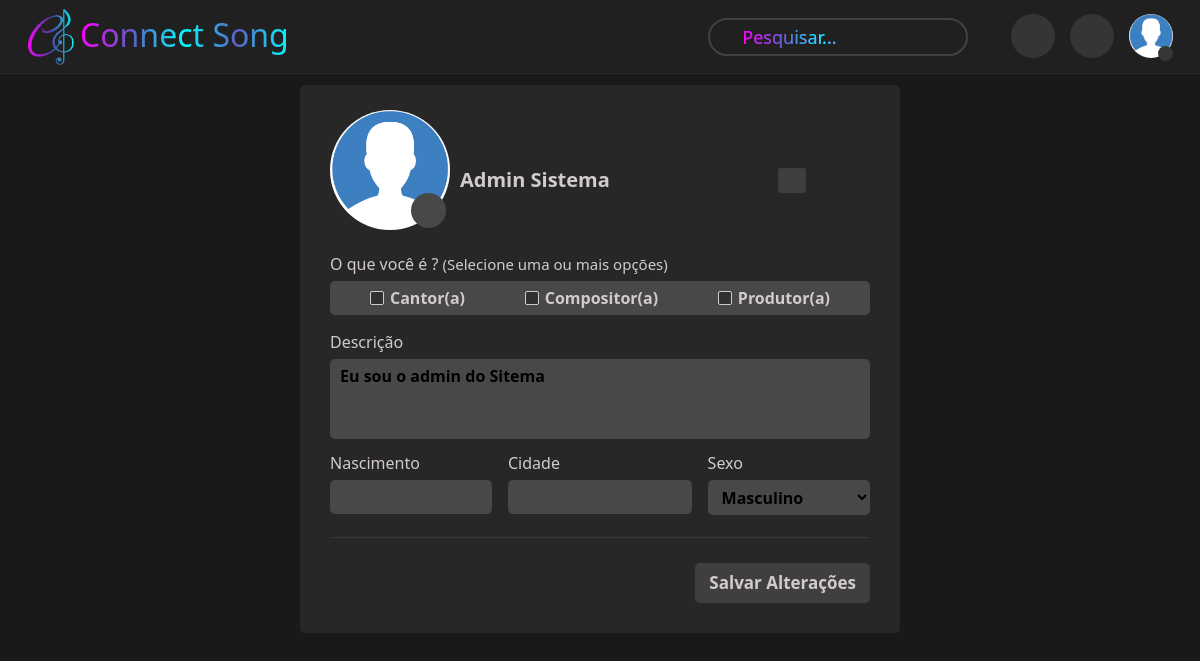
/perfil/editar (signed in), run on an earlier commit of the app's database.
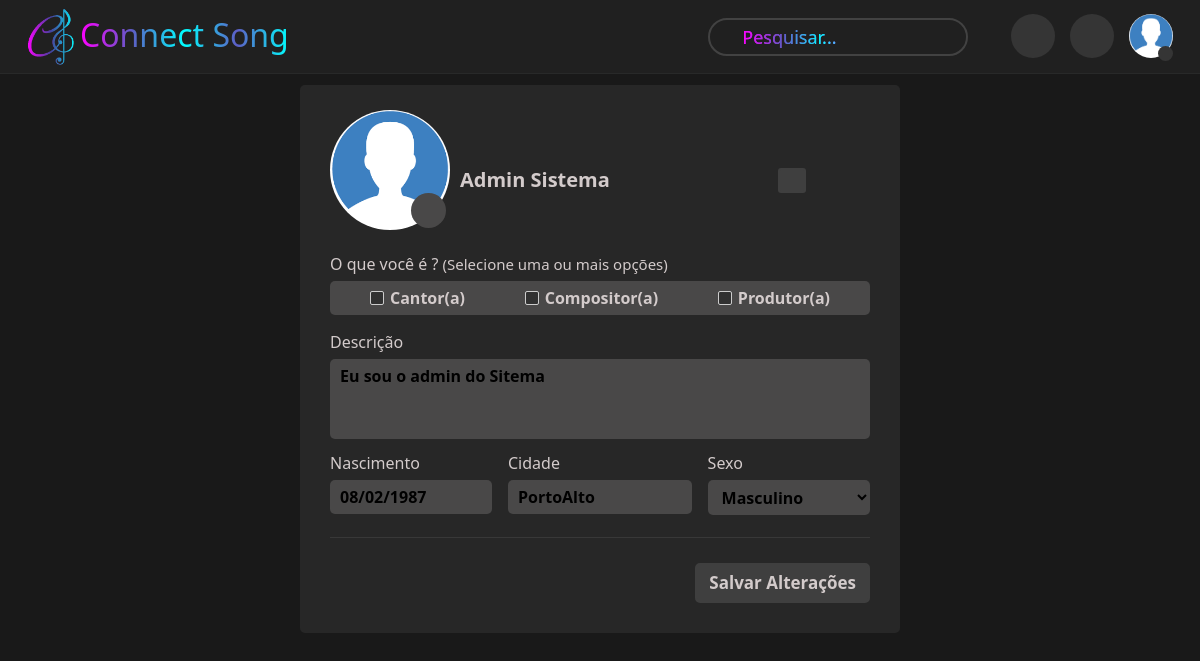
And on a later commit of the database.
### usuarios/models.py (models this page shows, shortened)
class Perfil(models.Model):
    usuario = models.OneToOneField(User, on_delete=models.CASCADE)
    foto_perfil = models.ImageField(upload_to='profile_images/', null=True, blank=True)
    foto_capa = models.ImageField(upload_to='cover_images/', null=True, blank=True)
    nome_completo = models.CharField(max_length=100, null=True, blank=True)
    atribuicao = models.CharField(max_length=255, null=True, blank=True)
    descricao = models.TextField(blank=True)
    data_nascimento = models.DateField(null=True, blank=True)
    sexo = models.CharField(max_length=1, choices=sexo_opcoes, null=True, blank=True)
    cidade = models.CharField(max_length=50, null=True, blank=True)
    def get_atribuicao_display(self):
        return self.atribuicao.split('/') if self.atribuicao else []

### usuarios/views.py (the view, shortened to what this page needs)
# urls.py: path('perfil/editar', PerfilUpdate.as_view(), name='editar-perfil'),
class PerfilUpdate(LoginRequiredMixin, UpdateView):
    login_url = reverse_lazy('login')
    template_name = 'usuarios/form_perfil.html'
    model = Perfil
    form_class = PerfilForm
    def get_object(self, queryset=None):
        if self.request.user.is_authenticated:
            return self.request.user.perfil
        return None
    def get_form(self, form_class=None):
        form = super().get_form(form_class)
        form.fields['atribuicao'].initial = [opcao[0:] for opcao in form.instance.get_atribuicao_display()]
        return form
    def get_context_data(self, *args, **kwargs):
        context = super().get_context_data(*args, **kwargs)
        user = self.request.user
        perfil = Perfil.objects.get(usuario=user)
        foto = {
            'foto': perfil.foto_perfil if perfil.foto_perfil else '',
        }
        context['foto'] = foto
        return context

### usuarios/forms.py
class PerfilForm(forms.ModelForm):
    atribuicao_opcoes = (('Cantor', 'Cantor'), ('Compositor', 'Compositor'), ('Produtor', 'Produtor'))
    atribuicao = forms.MultipleChoiceField(
        choices=(atribuicao_opcoes),  # Substitua com suas opções
        widget=forms.CheckboxSelectMultiple(attrs={'class': 'atribuicao-checkbox'}),
    )
    sexo = forms.ChoiceField(choices=(sexo_opcoes), initial=None)
    class Meta:
        model = Perfil
        fields = ['nome_completo', 'foto_perfil', 'atribuicao', 'descricao', 'data_nascimento', 'cidade', 'sexo']
        widgets = {
            'foto_perfil' :forms.ClearableFileInput(attrs={'class': 'foto'})
        }
    def __init__(self, *args, **kwargs):
        super().__init__(*args, **kwargs)
        self.fields['atribuicao'].choices = self.atribuicao_opcoes
        atribuicao_atual = self.instance.atribuicao.split('/') if self.instance.atribuicao else []
        self.fields['atribuicao'].initial = atribuicao_atual

### usuarios/templates/usuarios/form_perfil.html (shortened to what this page needs)
{% extends 'paginas/index.html' %}
{% load static %}
{% load crispy_forms_tags %}
{% block styles %}
    <link rel="stylesheet" href="{% static 'css/form-perfil.css' %}">
{% endblock %}
{% block content %}
<div class="form-container">
    <form action="" method="POST" enctype="multipart/form-data" id="form-perfil">
        <div id="foto_nome-box">
            <div class="input-field" id="input-foto">
                <label for="{{ form.foto_perfil.id_for_label }}" id="label-foto">
                    <img src="{% static 'img/perfil-generico.png' %}" alt="" id="imagem-perfil">
                    <div id="icone-box">
                        <i class="fa-solid fa-camera"></i>
                    </div>
                </label>
            </div>
            <div class="input-field" id="field-nome">
                {{form.nome_completo}}
                <label for="{{ form.nome_completo.id_for_label }}" id="label-nome" class="btn-default">
                    <i class="fa-solid fa-pencil"></i>
                </label>
            </div>
        </div>
        <div class="input-field" id="field-atribuicao">
            <label id="lbl-atribuicao">O que você é ? <span>(Selecione uma ou mais opções)</span></label>
            <div id="checkox-container">
                {% for checkbox_id, checkbox_label in form.fields.atribuicao.choices %}
                    <div class="checkbox">
                        <label class="label-select" for="{{ checkbox_id }}">
                            <i class="fa fa-check"></i> {{ checkbox_label }}(a)
                        </label>
                    </div>
                {% endfor %}
            </div>
        </div>
        <div class="input-field">
            <label for="{{ form.descricao.id_for_label }}">Descrição</label>
            {{form.descricao}}
        </div>
        <div class="input-group">
            <div class="input-field">
                <label for="{{ form.data_nascimento.id_for_label }}">Nascimento</label>
                {{form.data_nascimento}}
            </div>
            <div class="input-field" id="input-cidade">
                <label for="{{ form.cidade.id_for_label }}">Cidade</label>
                {{form.cidade}}
            </div>
            <div class="input-field" id="field-sexo">
                <label for="{{ form.descricao.id_for_label }}">Sexo</label>
                {{form.sexo}}
            </div>
        </div>
        <div class="btn-box">
            <button type="submit" class="btn-default">Salvar Alterações</button>
        </div>
    </form>
</div>
{% endblock %}

### paginas/templates/paginas/index.html (shortened to what this page needs)
{% load static %}
<!DOCTYPE html>
<html lang="pt-br">
<head>
    <link rel="stylesheet" href="{% static 'css/bootstrap.min.css' %}">
    <link rel="stylesheet" href="{% static 'css/variaveis.css' %}">
    <link rel="stylesheet" href="{% static 'css/estilo.css' %}">
    <link rel="stylesheet" href="{% static 'css/btns.css' %}">
    {% block styles %}
    {% endblock %}
</head>
<body>
{% block head %}
    <header>
        <nav class="navbar navbar-expand-lg navbar-dark">
            <div class="container-fluid" id="header-container">
                <div id="logo">
                    <img src="{% static 'img/ConnectSong.png' %}" alt=""> <h2 id="logo-text">Connect Song</h2>
                </div>
                <ul id="menu">
                    {% if request.user.is_authenticated %}
                    <li id="search-bar">
                        <form action="" id="search-form" method="GET">
                           <i class="fa fa-search"></i> <input type="search" placeholder="Pesquisar..." name="search" id="profile-search">
                        </form>
                    </li>
                    <li class="menu-options" id="show-chats">
                        <i class="fa-regular fa-comment"></i>
                    </li>
                    <li class="menu-options" id="notifications">
                        <i class="fa-regular fa-bell"></i>
                    </li>
                    <li class="menu-options" id="fotoperfil-box">
                        <div id="open-lateral-menu">
                            {% if request.user.perfil.foto_perfil %}
                                <img class="perfil-foto" src="/media/{{request.user.perfil.foto_perfil}}" alt="">
                            {% else %}
                                <img class="perfil-foto" src="{% static 'img/perfil-generico.png' %}" alt="">
                            {% endif %}
                            <div id="lateral-menu-icon"><i class="fa-solid fa-bars"></i></div>
                        </div>
                    </li>
                    {% else %}
                        <li id="login-option"><a href="{% url 'login' %}">Login</a></li>
                    {% endif %}
                </ul>
            </div>
        </nav>
    </header>
{% endblock %}
<main>
    {% block main %}
    <div class="container-fluid" id="main-container">
        {% block content %}{% endblock %}
    </div>
    {% endblock %}
    {% block chat %}
        {% include 'paginas/chat.html' %}
    {% endblock %}
</main>
</body>
</html>

### paginas/templates/paginas/chat.html (shortened to what this page needs)
{% load static %}
<!DOCTYPE html>
<html lang="en">
<head>
    <link rel="stylesheet" href="{% static 'css/chat.css' %}">
</head>
<body>
</body>
</html>

### static/css/variaveis.css (style rules this page uses)
:root { --gray-btn: #3f3f3f; --background-body: #191919; --background-header: #202020; --background-gray: #272727; --default-color: #d3cbcb; }

### static/css/estilo.css (style rules this page uses)
* { margin: 0; padding: 0; box-sizing: border-box; list-style: none; }
body { background-color: var(--background-body); color: var(--default-color); }
ul { padding: 0; }
header { width: 100%; height: 74px; position: fixed; z-index: 1; top: 0; border-bottom: 1px solid #282929; background-color: var(--background-header); padding-inline: 15px; color: var(--default-color); }
#header-container { position: relative; display: flex; align-items: center; justify-content: space-between; }
#logo { display: flex; align-items: center; gap: 5px; }
#logo img { width: 48px; background-image: linear-gradient(to right, #ff00ff, #43439c, #00ffff); }
#logo-text { background-image: linear-gradient(to right, #ff00ff, #5d5dc5, #00ffff, #5d5dc5, #00ffff); -webkit-background-clip: text; background-clip: text; color: transparent; align-self: self-end; padding-bottom: 4px; }
#menu { display: flex; align-items: center; gap: 15px; margin: 0; }
#menu .menu-options { display: flex; align-items: center; justify-content: center; width: 44px; height: 44px; background-color: #353535; border-radius: 43px; margin-bottom: 3px; cursor: pointer; }
#menu .menu-options:nth-child(2) { margin-left: 10px; }
#search-bar { position: absolute; top: 0px; right: 200px; width: 290px; display: flex; flex-direction: column; justify-content: center; align-items: center; padding-block: 10px; padding-left: 12px; border-radius: 7px; }
#search-bar i { color: #464545; }
#search-bar #search-form i { margin-right: -32px; }
#search-bar input { background-color: transparent; border: 2px solid #424242; width: 260px; height: 38px; border-radius: 20px; padding-left: 32px; padding-right: 8px; font-size: 18px; font-weight: 500; color: #b8b8b8; background-image: linear-gradient(to right, #ff00ff, #5d5dc5, #00ffff); z-index: 1; }
#search-bar input::placeholder { background-image: linear-gradient(to right, #ff00ff, #5d5dc5, #00ffff, #ff00ff, #5d5dc5, #00ffff); }
#search-bar input, #search-bar input::placeholder { -webkit-background-clip: text; background-clip: text; color: transparent; caret-color: #616161; }
.fa-comment { font-size: 23px; margin-top: 1px; margin-left: 2px; }
.fa-bell { font-size: 25px; }
.perfil-foto { width: 44px; border-radius: 100%; }
main { min-height: 80vh; z-index: 0; }
#main-container { margin-top: 75px; padding-block: 30px; }
.form-container { display: flex; flex-direction: column; justify-content: center; align-items: center; }
#fotoperfil-box { position: relative; }
#fotoperfil-box img { width: 44px; height: 44px; }
#open-lateral-menu { cursor: pointer; }
#fotoperfil-box #lateral-menu-icon { width: 15px; height: 15px; display: flex; justify-content: center; align-items: center; position: absolute; bottom: -3px; right: 0; background-color: #353535; padding: 3px; border: 0; border-radius: 10px; cursor: pointer; }
#lateral-menu-icon i { font-size: 9px; color: #b8b8b8; }

### static/css/btns.css (style rules this page uses)
.btn-default { display: flex; justify-content: center; align-items: center; width: fit-content; height: 40px; background-color: var(--gray-btn); border: 2px solid var(--gray-btn); border-radius: 5px; padding-inline: 12px; padding-block: 10px; font-size: 17px; font-weight: 600; color: var(--default-color); transition: ease-in-out 0.2s; }

What changed in the data, as far as the page shows it:
changed Perfil "Admin Sistema": data_nascimento (not shown) → "08/02/1987"; cidade (not shown) → "PortoAlto"
